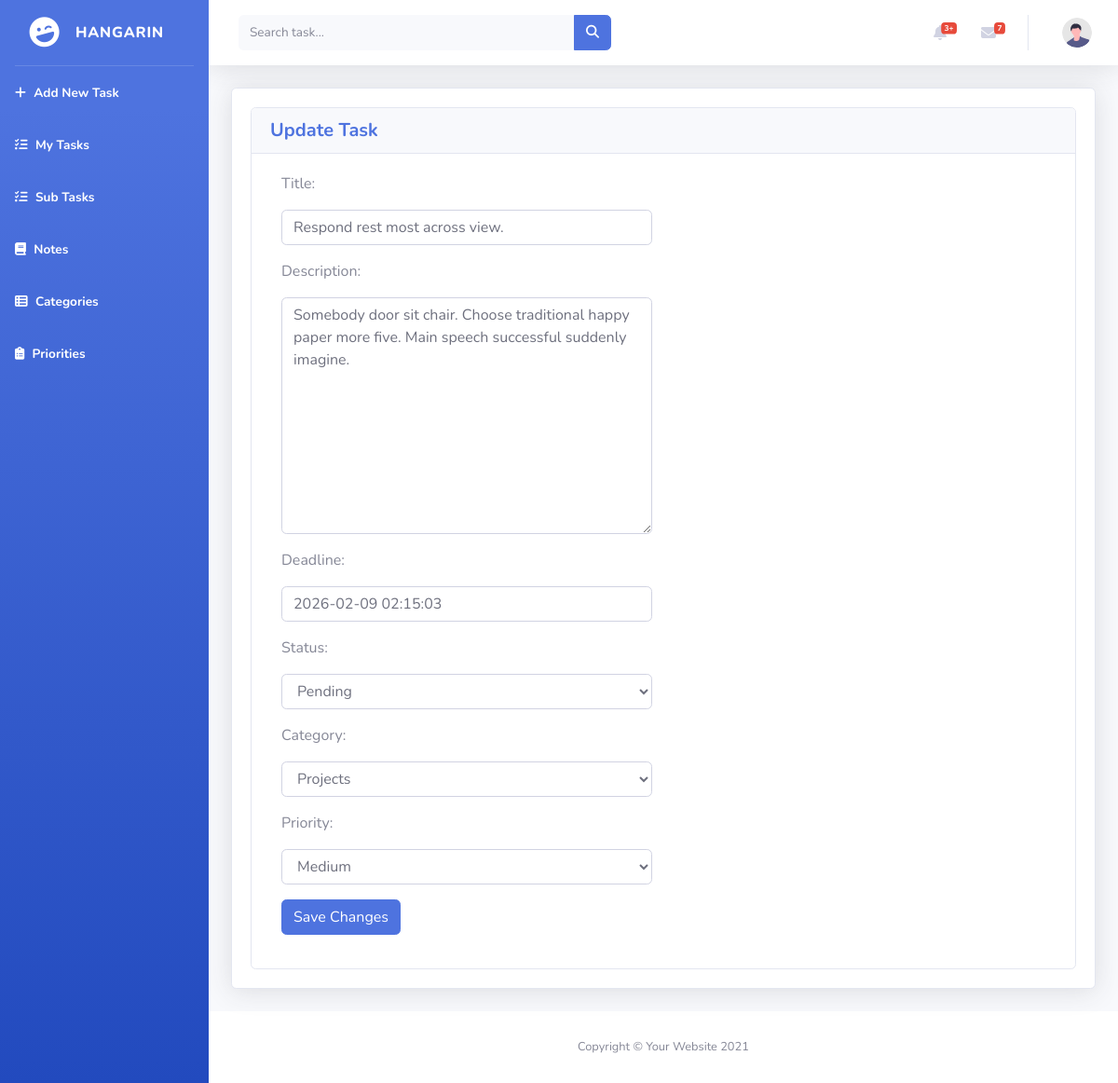
The app's page /task_list/1, older data.
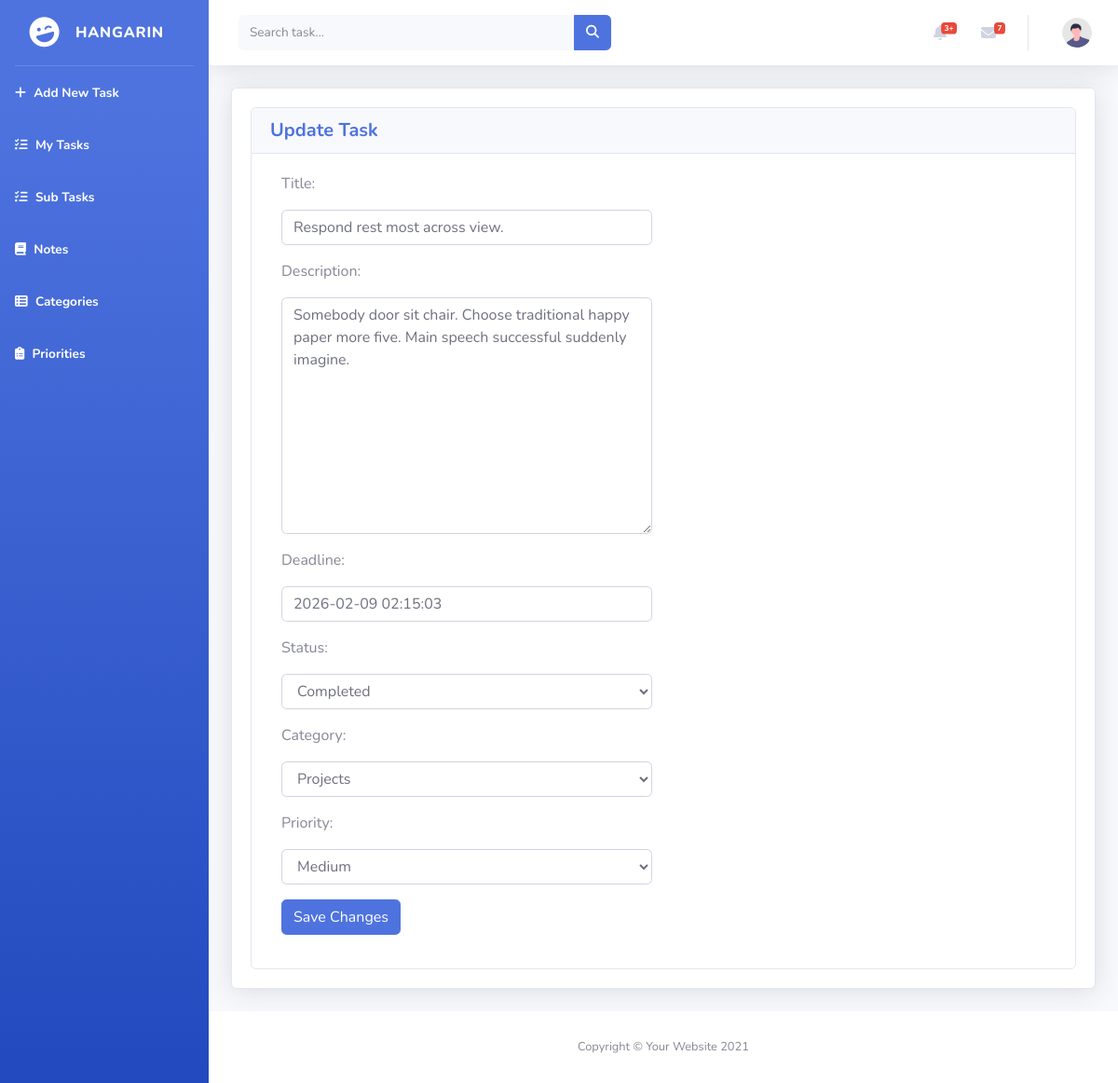
The same page, newer data.
### tasks/models.py (models this page shows, shortened)
class BaseModel(models.Model):
    created_at = models.DateTimeField(auto_now_add=True)
    updated_at = models.DateTimeField(auto_now=True)
    class Meta:
        abstract = True

class Task(BaseModel):
    STATUS_CHOICES = [
        ("Pending", "Pending"),
        ("In Progress", "In Progress"),
        ("Completed", "Completed"),
    ]
    title = models.CharField(max_length=200)
    description = models.TextField()
    deadline = models.DateTimeField()
    status = models.CharField(
        max_length=50,
        choices=STATUS_CHOICES,
        default="Pending"
    )
    category = models.ForeignKey(Category, on_delete=models.CASCADE)
    priority = models.ForeignKey(Priority, on_delete=models.CASCADE, null=True, blank=True)

### tasks/views.py (the view)
# urls.py: path('task_list/<pk>', TaskUpdateView.as_view(), name='task-update'),
class TaskUpdateView(UpdateView):
    model = Task
    form_class = TaskForm
    template_name = 'task_form.html'
    success_url = reverse_lazy('task-list')

### tasks/forms.py
class TaskForm(ModelForm):
    class Meta:
        model = Task
        fields = "__all__"

### tasks/models.py (called while the page is built)
    def __str__(self):
        return self.name

    def __str__(self):
        return self.name

### templates/task_form.html (shortened to what this page needs)
{% extends 'base.html' %}
{% load static %}
{% block content %}
<div class="container-fluid">
    <div class="card shadow mb-4">
        <div class="card-body">
            <div class="row">
                <div class="col-md-12">
                    <div class="card">
                        <div class="card-header">
                            <h5 class="m-0 font-weight-bold text-primary">
                                {% if object %}
                                    Update Task
                                {% else %}
                                    Add New Task
                                {% endif %}
                            </h5>
                        </div>
                        <div class="card-body">
                            <div class="col-md-6">
                                <form action="" method="post" novalidate>
                                    {% include 'includes/form.html' %}
                                    <div class="form-group mt-3">
                                        <button type="submit" class="btn btn-primary btn-rounded">
                                            Save Changes
                                        </button>
                                    </div>
                                </form>
                            </div>
                        </div>
                    </div>
                </div>
            </div>
        </div>
    </div>
</div>
{% endblock %}

### templates/includes/form.html (shortened to what this page needs)
{% load widget_tweaks %}
{% for field in form %}
<div class="field item form-group">
    <label>{{ field.label_tag }}</label>
    <div class="form-group">
        {% render_field field class="form-control" %}
    </div>
</div>
{% endfor %}

Row changes from the older to the newer data that the page shows:
changed Task "Respond rest most across view.": status "Pending" → "Completed"
